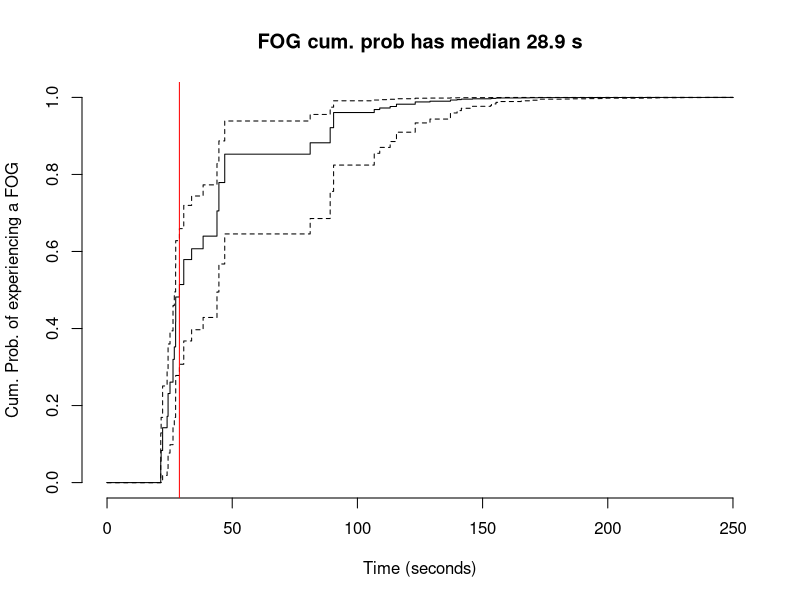

The R script that drew this image: (Note: this script raises an error after producing the figure.)
## ---- chunk 1
knitr::opts_chunk$set(echo = FALSE)
## ---- chunk 2
rm(list=ls())
## ---- chunk 3
library(tidyverse)
library(survival)
library(broom)
library(survminer)
## ---- chunk 4
# load data from kaggle 
# from CLI kaggle competitions download -c tlvmc-parkinsons-freezing-gait-prediction 
events <- read_csv("events.csv")
subjects <- read_csv("subjects.csv")
tasks <- read_csv("tasks.csv")
#daily_meta <- read_csv("daily_metadata.csv")
defog_meta <- read_csv("defog_metadata.csv")
#tdcsfog_meta <- read_csv("tdcsfog_metadata.csv")
## ---- chunk 5
subjects$Visit=NULL 
## ---- chunk 6
  fog <- inner_join(events,tasks,by="Id") %>% 
  inner_join(defog_meta,by ="Id")  %>% 
  inner_join(subjects,by = "Subject") 
rm(events,tasks,defog_meta,subjects)
## ---- chunk 7
fog <- fog %>% filter(Begin > 0 & End > 0, End >= Completion,Begin < Init ) 

# change some variables into factor 
fog$Sex <- factor(fog$Sex, labels =c("Female","Male") )
fog$Type <- factor(fog$Type)
fog$Task <- factor(fog$Task)
fog$Medication <- factor(fog$Medication)
fog$Visit <- factor(fog$Visit)

attach(fog)
# events duration
fog["eventsDuration"] <- Completion - Init


# task duration
fog["tasksDuration"] <- End - Begin

# attach fog 
detach(fog)
attach(fog)


## ---- chunk 8
round(mean(is.na(Kinetic)),2)
## ---- chunk 9
fog <- fog %>% 
    filter(!is.na(Kinetic))
cat("\n new table dimension\n")
dim(fog)
## ---- chunk 10
head(fog,3)
## ---- chunk 11
proportion_kinetic <- prop.table(table(Kinetic)) %>% round(2)
## ---- chunk 12
summary(Age)
## ---- chunk 13
(sex_prop_table <- prop.table(table(Sex)) %>% round(2))
## ---- chunk 14
unique(Task)
## ---- chunk 15
length(unique(Visit))
## ---- chunk 16
round(prop.table(table(Visit)),2)
## ---- chunk 17
round(prop.table(table(Medication)),2)
## ---- chunk 18
#par(mfrow = c(1,2))
#fit task duration 
fit_tti <- survfit(Surv(tasksDuration, Kinetic) ~ 1, data = fog)

# fit from begin to end
fit_tte <- survfit(Surv(Begin,End, Kinetic) ~ 1, data = fog)

## ---- chunk 19
# plot fit2
plot(fit_tte,
     fun ="F",
     xlim =c(0,250),
      xlab = "Time (seconds)",
     ylab = "Cum. Prob. of experiencing a FOG", 
     main ="FOG cum. prob has median 28.9 s",
     frame = F)
abline(v = 28.9, col = "red")
## ---- chunk 20
fit_tte
## ---- chunk 21
# fit
(fit_sex <- survfit(Surv(Begin,End, Kinetic) ~ Sex, data = fog))

## ---- chunk 22
# coxph
coxph_sex <- coxph(Surv(Begin,End, Kinetic) ~ Sex, data = fog)
tidy(coxph_sex) 
p <- round(tidy(coxph_sex)$p.value,2)
## ---- chunk 23
fit_Med <- survfit(Surv(Begin,End, Kinetic) ~ Medication, data = fog)
coxph_Med <- coxph(Surv(Begin,End, Kinetic) ~ Medication, data = fog)

# summary fit_medication
tidy(coxph_Med)
p <- round(tidy(coxph_Med)$p.value,2)
## ---- chunk 24
fit_Med
## ---- chunk 25
ggsurvplot(fit_Med, 
     fun = "event",
     #color = "strata",
     conf.int = F,
     risk.table.col="strata",
     surv.median.line = "hv",
     size = 0.7,
     xlim = c(0,300),
     break.time.by = 50,
     xlab = "Time (seconds)",
     ylab = "cum. prob. time to FOG",
     title = "Time to fog is short for subjects under medication")

## ---- chunk 26
fit_task <- survfit(Surv(Begin,End, Kinetic) ~ Task, data = fog)
coxph_task <- coxph(Surv(Begin,End, Kinetic) ~ Task, data = fog)

# summary type 
tidy(coxph_task) |> 
  filter(p.value <= 0.05) |>
  select(term, estimate,p.value)
## ---- chunk 27
fit_Type <- survfit(Surv(Begin,End, Kinetic) ~ Type, data = fog)
coxph_Type <- coxph(Surv(Begin,End, Kinetic) ~ Type, data = fog)

# summary fit_type 
tidy(coxph_Type) |> 
  filter(p.value <= 0.05) |>
  select(term, estimate,p.value)
## ---- chunk 28
ggsurvplot(fit_Type,
     fun ="event",
     xlim =c(0,250),
     break.time.by = 50,
     surv.median.line = "hv",
     size = 0.7,
     xlab="Time(seconds)",
     ylab = "cum prob of time to FOG w/r to type events"
     )
## ---- chunk 29
(fit_visit <- survfit(Surv(Begin,End, Kinetic) ~ Visit, data = fog))
coxph_visit <- coxph(Surv(Begin,End, Kinetic) ~ Visit, data = fog)

# summary fit_type
tidy(coxph_visit) |> 
  filter(p.value <= 0.05) |>
  select(term, estimate,p.value)
## ---- chunk 30
ggsurvplot(fit_visit,
     fun ="event",
     conf.int = F,
     risk.table.col="strata",
     surv.median.line = "hv",
     size = 0.7,
     break.time.by = 50,
     xlim = c(0,250),
    xlab ="Time(seconds)",
     ylab ="cum prob of time to FOG w/r to visit to hospital")
## ---- chunk 31
(fit_YSDx<- coxph(Surv(Begin,End, Kinetic) ~ YearsSinceDx,
                 data = fog))
coxph_YSDx<- coxph(Surv(Begin,End, Kinetic) ~ YearsSinceDx,
                 data = fog)
p <- round(tidy(coxph_YSDx)$p.value,2)
## ---- chunk 32
fit_mult<- coxph(Surv(Begin,End, Kinetic) ~ (Sex + Age +  Medication  +
                                               Visit + YearsSinceDx),
                 data = fog)
tidy(fit_mult) %>% 
  filter(p.value <= 0.05)
## ---- chunk 33

